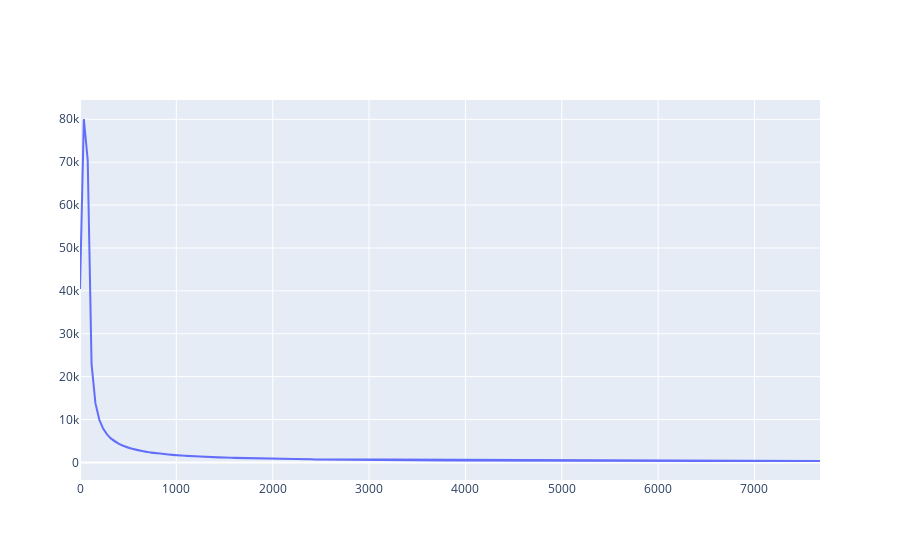

Notebook cell for this chart:
### Code cell
yf = fft(data)
xf = fftfreq(data.shape[0], 1 / 15360)

fig = go.Figure(data=go.Scatter(x=np.abs(xf), y=np.abs(yf)))
fig.show()

### Figure 1 — Plotly figure (JSON) as saved in the notebook; plotly's stock layout.template omitted (floating-point values rounded to 4 significant figures; data arrays with more than 128 entries replaced by an {"elided": "..."} marker saying what was removed)
{"data": [{"type": "scatter", "x": {"elided": "384 int values"}, "y": {"elided": "384 float values"}}], "layout": {}}
